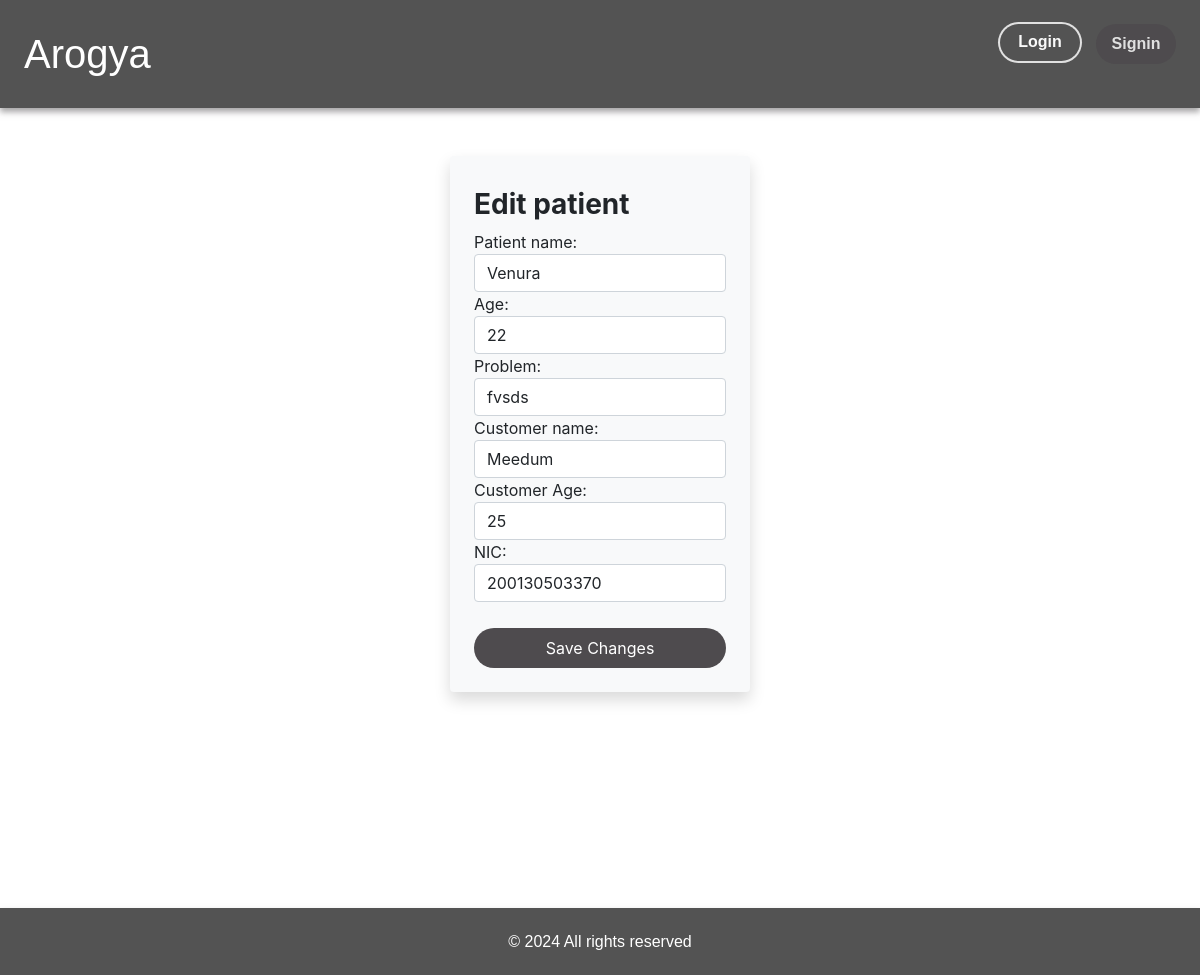
/store/edit_patient/1/, run on an earlier commit of the app's database.
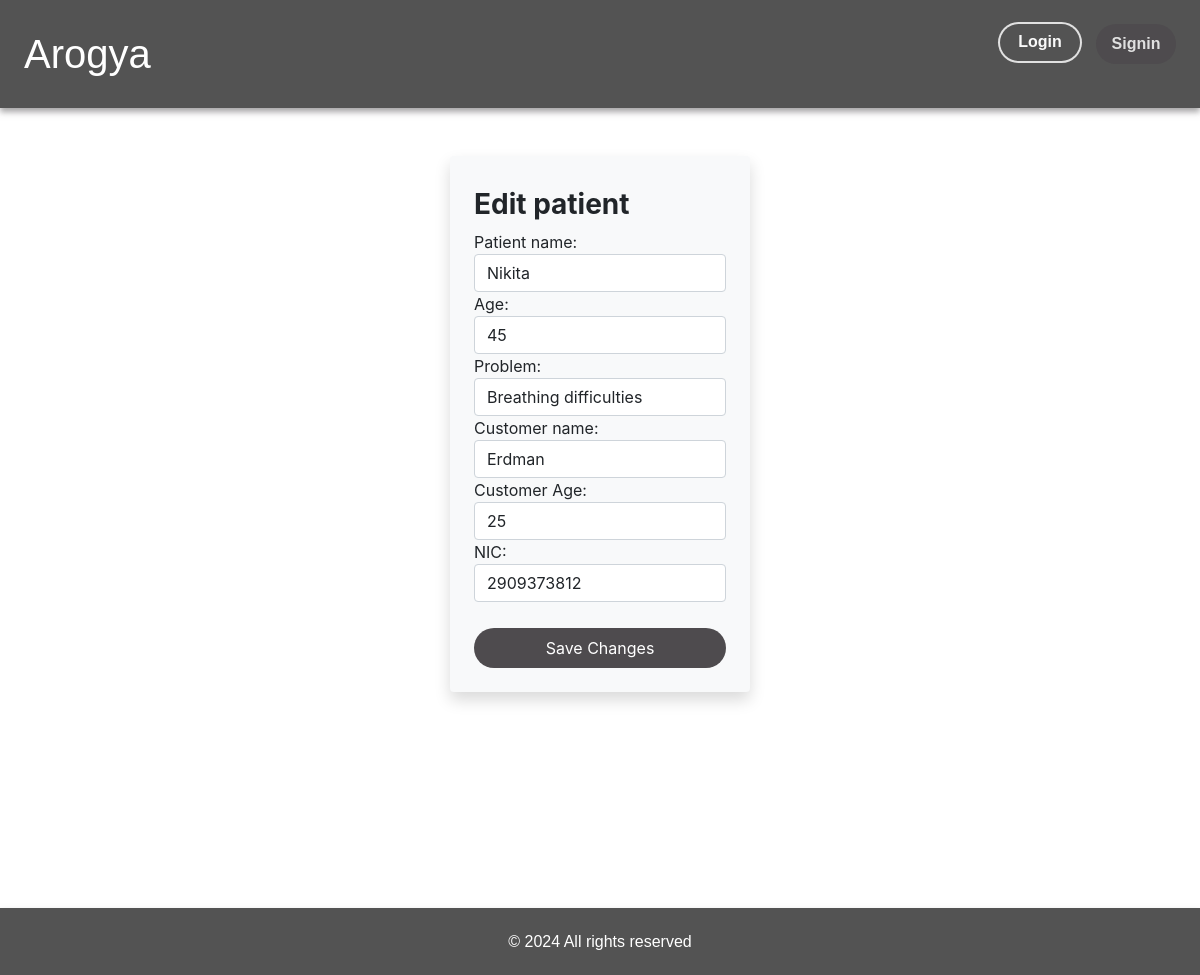
And on a later commit of the database.
### store/models.py (models this page shows, shortened)
class Patient(models.Model):
    patient_id = models.AutoField(primary_key=True)
    patient_name = models.CharField(max_length=100)
    age = models.IntegerField()
    sex = models.CharField(max_length=10)
    problem = models.CharField(max_length=1000)
    customer_name = models.CharField(max_length=100)
    customer_age = models.IntegerField(MinValueValidator(19))
    nic = models.CharField(max_length=50)

### store/views.py (the view, shortened to what this page needs)
# urls.py: path('edit_patient/<int:patient_id>/', views.edit_patient, name="edit_patient"),
def edit_patient(request, patient_id):
    patient = get_object_or_404(Patient, patient_id=patient_id)
    return render(request, 'store/edit_patient.html', {'patient': patient})

### store/Templates/store/edit_patient.html (shortened to what this page needs)
{% extends "store/base.html" %}
{% block content %}
<div class="d-flex justify-content-center align-items-start min-vh-100 pt-5">
    <form class="form bg-light p-4 rounded shadow" method="post" action="{% url 'edit_patient' patient.patient_id %}" style="width: 300px;">
        <div class="form-group mb-3">
            <h2 class="fs-3 py-2 fw-bold">Edit patient</h2>
            <label for="patient_name">Patient name:</label>
            <input type="text" id="patient_name" name="patient_name" value="{{ patient.patient_name }}" required class="form-control">
            <label for="age">Age:</label>
            <input type="number" id="age" name="age" value="{{ patient.age }}" required class="form-control">
            <label for="problem">Problem:</label>
            <input type="text" id="problem" name="problem" value="{{ patient.problem }}" required class="form-control">
            <label for="customer_name">Customer name:</label>
            <input type="text" id="customer_name" name="customer_name" value="{{ patient.customer_name }}" required class="form-control">
            <label for="customer_age">Customer Age:</label>
            <input type="number" id="customer_age" name="customer_age" value="{{ patient.customer_age }}" min="19" required class="form-control">
            <label for="nic">NIC:</label>
            <input type="text" id="nic" name="nic" value="{{ patient.nic }}" required class="form-control">
        </div>
        <button class="btn btn-primary w-100" type="submit">Save Changes</button>
    </form>
</div>
{% endblock %}

What changed in the data, as far as the page shows it:
changed Patient: patient_name "Venura" → "Nikita"; age "22" → "45"; problem "fvsds" → "Breathing difficulties"; customer_name "Meedum" → "Erdman"; nic "200130503370" → "2909373812"
